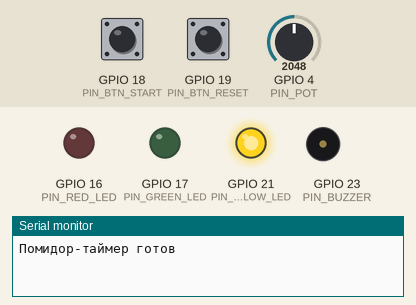
This program was run on a simulated ESP32. On the bench: output pins drawn as LEDs (lit = HIGH), buzzer (waves = sounding, pin HIGH), the last lines printed to the serial monitor. Inputs (shaded band) come from the test bench; at power-on: GPIO 18 (PIN_BTN_START) HIGH, GPIO 19 (PIN_BTN_RESET) HIGH, GPIO 4 (PIN_POT) = 2048.

Above: at 1.2 s.
1.3 s: GPIO 18 (PIN_BTN_START) pulled LOW for 0.15 s
At 2.2 s:
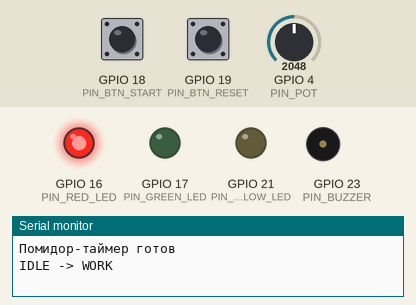
2.9 s: GPIO 18 (PIN_BTN_START) pulled LOW for 1 s
At 4.8 s:
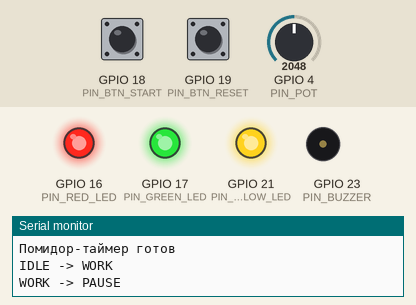
5.9 s: GPIO 19 (PIN_BTN_RESET) pulled LOW for 0.15 s
At 6.8 s:
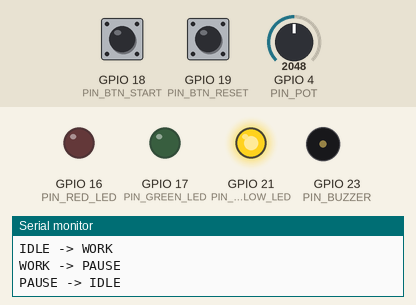
7.5 s: GPIO 4 (PIN_POT) set to 2640
9.0 s: GPIO 19 (PIN_BTN_RESET) pulled LOW for 1 s
11.5 s: GPIO 18 (PIN_BTN_START) pulled LOW for 3.2 s
At 12.3 s:
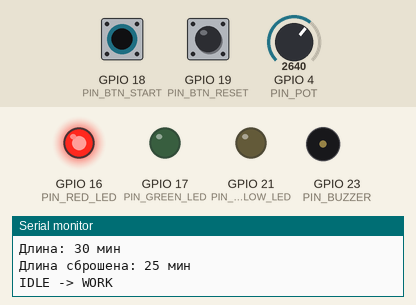
Timing chart, 0 to 14.5 s (numbered marks = the images above; inputs shaded):
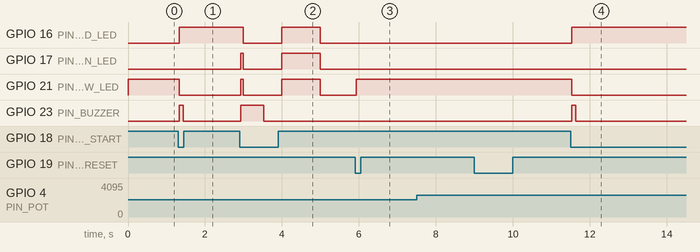

The program:

main.cpp
```cpp
#include <Arduino.h>

constexpr uint8_t PIN_RED_LED = 16;
constexpr uint8_t PIN_GREEN_LED = 17;
constexpr uint8_t PIN_YELLOW_LED = 21;
constexpr uint8_t PIN_BTN_START = 18;
constexpr uint8_t PIN_BTN_RESET = 19;
constexpr uint8_t PIN_BUZZER = 23;
constexpr uint8_t PIN_POT = 4;

constexpr bool DEBUG = false;
constexpr unsigned long MINUTE_MS = DEBUG ? 1000UL : 60000UL;
constexpr unsigned long BREAK_MS = 5 * MINUTE_MS;
constexpr unsigned long LONG_BREAK_MS = 15 * MINUTE_MS;
constexpr int POMODOROS_BEFORE_LONG = 4;
constexpr unsigned long BLINK_MS = 1000;
constexpr int POT_DEADBAND = 100;

enum class State
{
  Idle,
  Work,
  Break,
  Paused
};
enum class Length : uint8_t
{
  M20 = 20,
  M25 = 25,
  M30 = 30
};

State state = State::Idle;
State pausedFrom = State::Idle;
Length chosen = Length::M25;
unsigned long phaseStart = 0;
unsigned long phaseTotal = 0;
unsigned long pausedElapsed = 0;
int lastPot = 0;
int completed = 0;

struct Button
{
  uint8_t pin;
  bool lastRaw;
  bool stable;
  unsigned long changedAt;
};
Button btnStart{PIN_BTN_START, false, false, 0};
Button btnReset{PIN_BTN_RESET, false, false, 0};

bool justPressed(Button &b, unsigned long now)
{
  bool raw = digitalRead(b.pin) == LOW; // кнопка на GND
  if (raw != b.lastRaw)
  {
    b.lastRaw = raw;
    b.changedAt = now;
  }
  if (now - b.changedAt >= 30 && raw != b.stable)
  {
    b.stable = raw;
    return raw;
  }
  return false;
}

struct Beeper
{
  uint8_t left;
  uint16_t onMs;
  bool on;
  unsigned long next;
};
Beeper beeper{0, 0, false, 0};

void beepPattern(uint8_t count, uint16_t onMs)
{
  beeper = {count, onMs, false, millis()};
}

void updateBeeper(unsigned long now)
{
  if (beeper.left == 0 && !beeper.on)
  {
    return;
  }
  if (now < beeper.next)
  {
    return;
  }
  if (beeper.on)
  {
    digitalWrite(PIN_BUZZER, LOW);
    beeper.on = false;
    beeper.left--;
    beeper.next = now + 150;
  }
  else
  {
    digitalWrite(PIN_BUZZER, HIGH);
    beeper.on = true;
    beeper.next = now + beeper.onMs;
  }
}

const char *stateName(State s)
{
  switch (s)
  {
  case State::Idle:
    return "IDLE";
  case State::Work:
    return "WORK";
  case State::Break:
    return "BREAK";
  case State::Paused:
    return "PAUSE";
  }
  return "?";
}

void setState(State next)
{
  Serial.printf("%s -> %s\n", stateName(state), stateName(next));
  state = next;
}

Length lengthFromRaw(int raw)
{
  if (raw < 1300)
  {
    return Length::M20;
  }
  if (raw <= 2600)
  {
    return Length::M25;
  }
  return Length::M30;
}

void readPot()
{
  int raw = analogRead(PIN_POT);
  if (abs(raw - lastPot) <= POT_DEADBAND)
  {
    return;
  }
  lastPot = raw;
  if (state == State::Idle)
  {
    chosen = lengthFromRaw(raw);
    Serial.printf("Длина: %u мин\n", (unsigned)chosen);
  }
}

void setLED(bool red, bool yellow, bool green)
{
  digitalWrite(PIN_RED_LED, red ? HIGH : LOW);
  digitalWrite(PIN_YELLOW_LED, yellow ? HIGH : LOW);
  digitalWrite(PIN_GREEN_LED, green ? HIGH : LOW);
}

void updateLED(unsigned long now)
{
  switch (state)
  {
  case State::Idle:
    setLED(false, true, false);
    break;
  case State::Work:
    setLED(true, false, false);
    break;
  case State::Break:
    setLED(false, false, true);
    break;
  case State::Paused:
    if ((now / BLINK_MS) % 2 == 0)
    {
      setLED(true, true, true);
    }
    else
    {
      setLED(false, false, false);
    }
    break;
  }
}

void startWork(unsigned long now)
{
  phaseStart = now;
  phaseTotal = (unsigned long)chosen * MINUTE_MS;
  setState(State::Work);
  beepPattern(1, 100);
}

void startBreak(unsigned long now)
{
  phaseStart = now;
  bool isLong = (completed % POMODOROS_BEFORE_LONG) == 0;
  phaseTotal = isLong ? LONG_BREAK_MS : BREAK_MS;
  setState(State::Break);
  Serial.printf("%s перерыв\n", isLong ? "Длинный" : "Короткий");
  beepPattern(2, 100);
}

void onStartPressed(unsigned long now)
{
  switch (state)
  {
  case State::Idle:
    startWork(now);
    break;
  case State::Work:
  case State::Break:
    pausedFrom = state;
    pausedElapsed = now - phaseStart;
    setState(State::Paused);
    beepPattern(1, 600);
    break;
  case State::Paused:
    phaseStart = now - pausedElapsed;
    setState(pausedFrom);
    beepPattern(1, 100);
    break;
  }
}

void onResetPressed()
{
  if (state == State::Idle)
  {
    chosen = Length::M25;
    Serial.println("Длина сброшена: 25 мин");
    return;
  }
  setState(State::Idle);
}

void checkPhaseEnd(unsigned long now)
{
  if (state != State::Work && state != State::Break)
  {
    return;
  }
  if (now - phaseStart < phaseTotal)
  {
    return;
  }
  if (state == State::Work)
  {
    completed++;
    startBreak(now);
  }
  else
  {
    startWork(now);
  }
}

void printStatus(unsigned long now)
{
  static unsigned long lastPrint = 0;
  if (!DEBUG || now - lastPrint < 1000)
  {
    return;
  }
  lastPrint = now;
  if (state == State::Idle)
  {
    Serial.printf("IDLE, длина %u мин, помидоров: %d\n", (unsigned)chosen, completed);
    return;
  }
  unsigned long elapsed = (state == State::Paused) ? pausedElapsed : (now - phaseStart);
  unsigned long left = phaseTotal > elapsed ? (phaseTotal - elapsed) / 1000 : 0;
  Serial.printf("%s, осталось %lu с, помидоров: %d\n", stateName(state), left, completed);
}

void setup()
{
  Serial.begin(115200);

  pinMode(PIN_RED_LED, OUTPUT);
  digitalWrite(PIN_RED_LED, LOW);
  pinMode(PIN_GREEN_LED, OUTPUT);
  digitalWrite(PIN_GREEN_LED, LOW);
  pinMode(PIN_YELLOW_LED, OUTPUT);
  digitalWrite(PIN_YELLOW_LED, LOW);
  pinMode(PIN_BUZZER, OUTPUT);
  digitalWrite(PIN_BUZZER, LOW);
  pinMode(PIN_BTN_START, INPUT_PULLUP);
  pinMode(PIN_BTN_RESET, INPUT_PULLUP);

  lastPot = analogRead(PIN_POT);
  chosen = lengthFromRaw(lastPot);
  Serial.println("Помидор-таймер готов");
}

void loop()
{
  unsigned long now = millis();

  readPot();
  if (justPressed(btnStart, now))
  {
    onStartPressed(now);
  }
  if (justPressed(btnReset, now))
  {
    onResetPressed();
  }
  checkPhaseEnd(now);
  updateBeeper(now);
  updateLED(now);
  printStatus(now);
}
```

Measured:
- after the input at 1.3 s, GPIO 16 (PIN_RED_LED): LOW → HIGH at once; GPIO 21 (PIN_YELLOW_LED): HIGH → LOW at once; GPIO 23 (PIN_BUZZER): LOW → HIGH at once, → LOW 0.10 s later
- after the input at 2.9 s, GPIO 16 (PIN_RED_LED): HIGH → LOW after 0.10 s, → HIGH 1.0 s later, → LOW 1.0 s later; GPIO 17 (PIN_GREEN_LED), GPIO 21 (PIN_YELLOW_LED): LOW → HIGH at once, → LOW 0.07 s later, → HIGH 1.0 s later, → LOW 1.0 s later; GPIO 23 (PIN_BUZZER): LOW → HIGH at once, → LOW 0.60 s later
- after the input at 5.9 s, GPIO 16 (PIN_RED_LED), GPIO 17 (PIN_GREEN_LED): stays LOW (without the input it goes to HIGH after 0.10 s)
- after the input at 11.5 s, GPIO 16 (PIN_RED_LED): LOW → HIGH at once; GPIO 21 (PIN_YELLOW_LED): HIGH → LOW at once; GPIO 23 (PIN_BUZZER): LOW → HIGH at once, → LOW 0.10 s later
